Frame 1 (no input): blank canvas, image omitted
Frame 60 (no input): blank canvas, image omitted
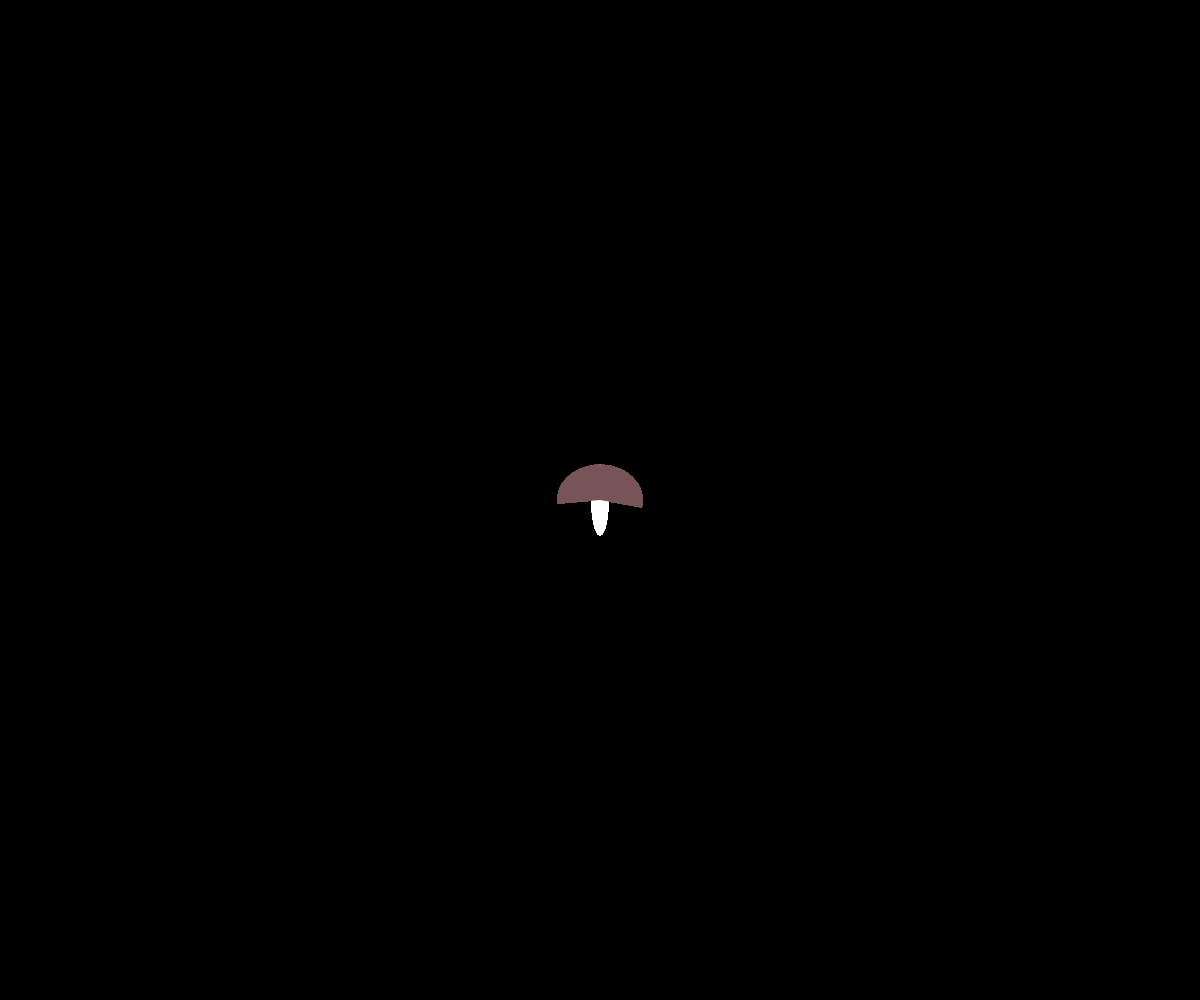
Frame 120 (the mouse pressed at the canvas centre since frame 60)

The p5.js sketch whose frames 1 and 60 were blank and that drew this single picture after the mouse press (run headless with seeded random() and noise() and a simulated clock; from frame 60 on, the mouse is pressed at the canvas centre):

// p5.js sketch
// ── sketch.js

// Updated 6pm oct 25th

// 1hr 45 min on new video



// how to disperse them evenly?
// how to make some have zero dots -- polar coodinates/ translate?

// what to put into constructor/ array/ for loop

// Should I add -- "display" under mushroom class, a mushroom cap and stem?
// Should I add array, push and pop, translate and rotate

//For full points, your sketch should meet all of the above outlined technical requirements.
// It should contain a functioning food item / character class that generates dynamic objects.
// It should make use of the random() function (done!), the translate() function (maybe for dots?),
// conditionals (if), arrays, for loops and at least one of the following (already used mousepressed)
//  additional functions: dist(), cos() and sin() -- considered polar coordinates?), mousePressed(), keyPressed(), second(). Your code should run without any errors, and should be thoroughly commented. You may not use any functions that have not yet been explored in this class. Any inclusions of external code will be ignored.

// Required to add: Translate function, conditionals (done by fahner), arrays, for loops (done by fahner)

// array to hold onto all your mushrooms, 

let mushrooms = [];
// let speckles = true;
// let speckleAmount = 4;

function setup() {
  createCanvas(windowWidth, windowHeight); // why is the canvas not actually filling the window height?
  angleMode(DEGREES); 
  background(0); // must background be put here so it isnt strobing as mushrooms are added?
}

function draw() {
  
  noStroke();

  
  for(let i = 0; i<mushrooms.length;i++)
    mushrooms[i].display(); 

  }

  function mousePressed(){
   let tempMushroom = new Mushroom();  //make a new mushroom, store it in a temporary variable
mushrooms.push(tempMushroom); // add that new mushroom to my mushroom array
  

   }

  class Mushroom {
  constructor (x,y,w,h,r,g,b) {
    // add all of your "fields" to this constructor
    // this sets up random colors whenever the object is created

	this.x = mouseX
	this.y = mouseY
	this.w = random(50,100);
	this.h = random(50,150);
	this.r = random(100, 125); 
  this.g = random(50, 150);
  this.b = random(29, 100);
  // this.speckleAmount = 4
  // this.speckles = true
  }

  display() {
 
  fill(255);
  noStroke();
  ellipse(this.x, this.y, this.w / 5, this.h); 
 
  noStroke();
  fill(this.r, this.g, this.b); // fills cap a random color based on random ranges I gave previously for r,g,b)
  arc(this.x,this.y, this.w,this.h, 175, 10); // arc values are x,y,width,height,start,stop
  // fill(255);

  
  }
   }
